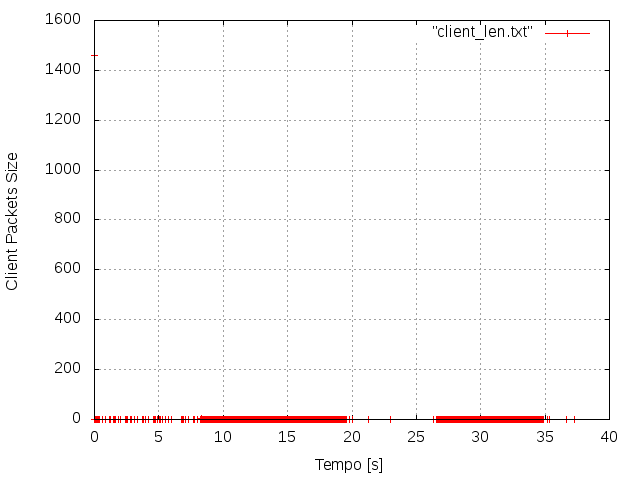

This chart was generated by the following gnuplot code:
set xlabel "Tempo [s]"
set ylabel "Client Packets Size"
set grid
set terminal png
set output "client_len.png"
plot "client_len.txt" with linespoint
